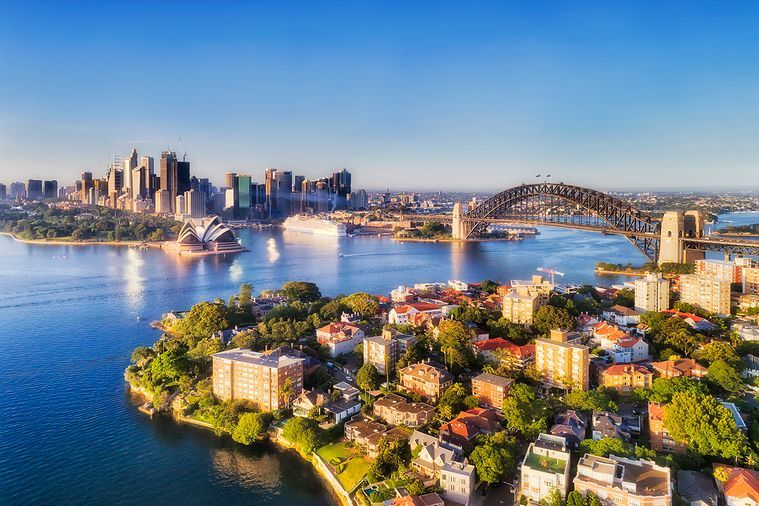
#> input picture Convolution 2D and Histogram Equalization/Convolution 2D/image.jpg, 759 x 506 px
$ python convolution_2D.py
#> lines starting #> are read from the running program, lines starting #| are printed output that depends on the picture
import numpy as np
import cv2
import matplotlib.pyplot as plt


def Convolution_2D(image_path):
#> called with image_path = 'image.jpg'
    image = cv2.imread(image_path, cv2.IMREAD_GRAYSCALE)
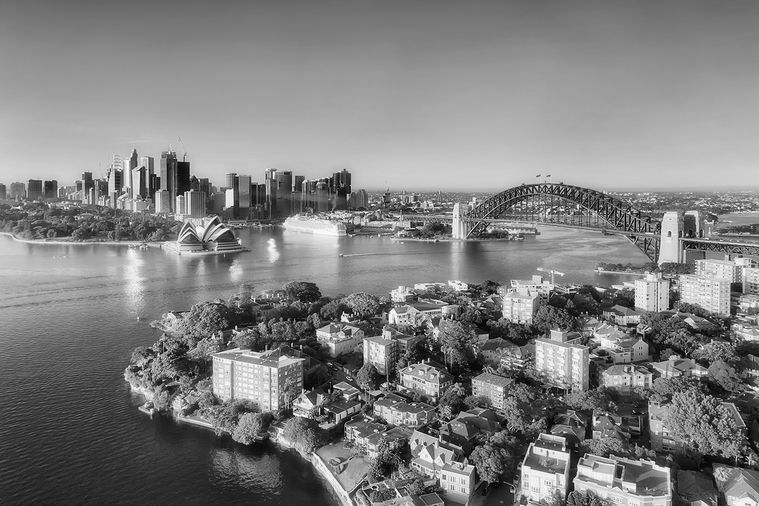
#> image: shape (506, 759); min 0, max 255, mean 127.4

    filters = {
        "Edge Detection": np.array([[-1, -1, -1], [-1, 8, -1], [-1, -1, -1]]),
        "Sharpening": np.array([[0, -1, 0], [-1, 5, -1], [0, -1, 0]]),
        "Emboss": np.array([[-2, -1, 0], [-1, 1, 1], [0, 1, 2]]),
        "Identity": np.array([[0, 0, 0], [0, 1, 0], [0, 0, 0]]),
        "Vertical Detection": np.array([[1, 2, 1], [0, 0, 0], [-1, -2, -1]])
    }

    plt.figure(figsize=(15, 10))

    for filter_name, kernel in filters.items():
        filtered_image = cv2.filter2D(image, -1, kernel)
        result = np.hstack((image, filtered_image))

        plt.imshow(result, cmap='gray')
        plt.title(filter_name)
        plt.axis('off')

        plt.show()
#> this loop made 5 passes
#> pass 1, in Convolution_2D, `filtered_image = cv2.filter2D(image, -1, kernel)`:
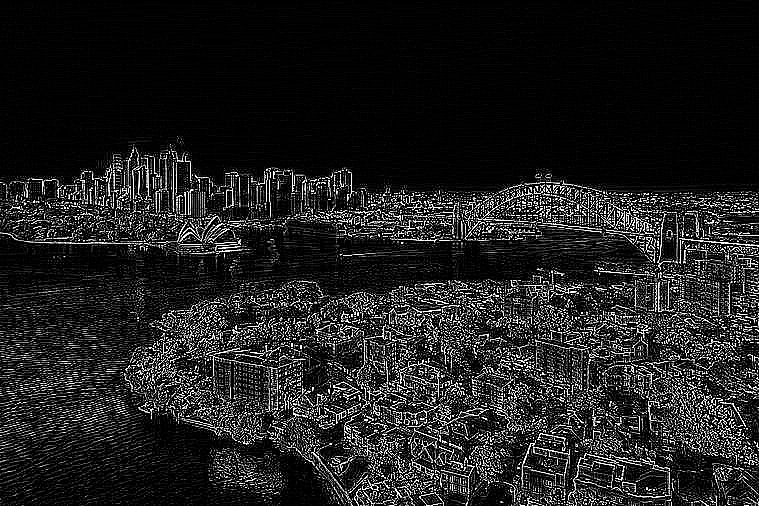
#> filtered_image: shape (506, 759); min 0, max 255, mean 32.8
#> pass 1, in Convolution_2D, `result = np.hstack((image, filtered_image))`:
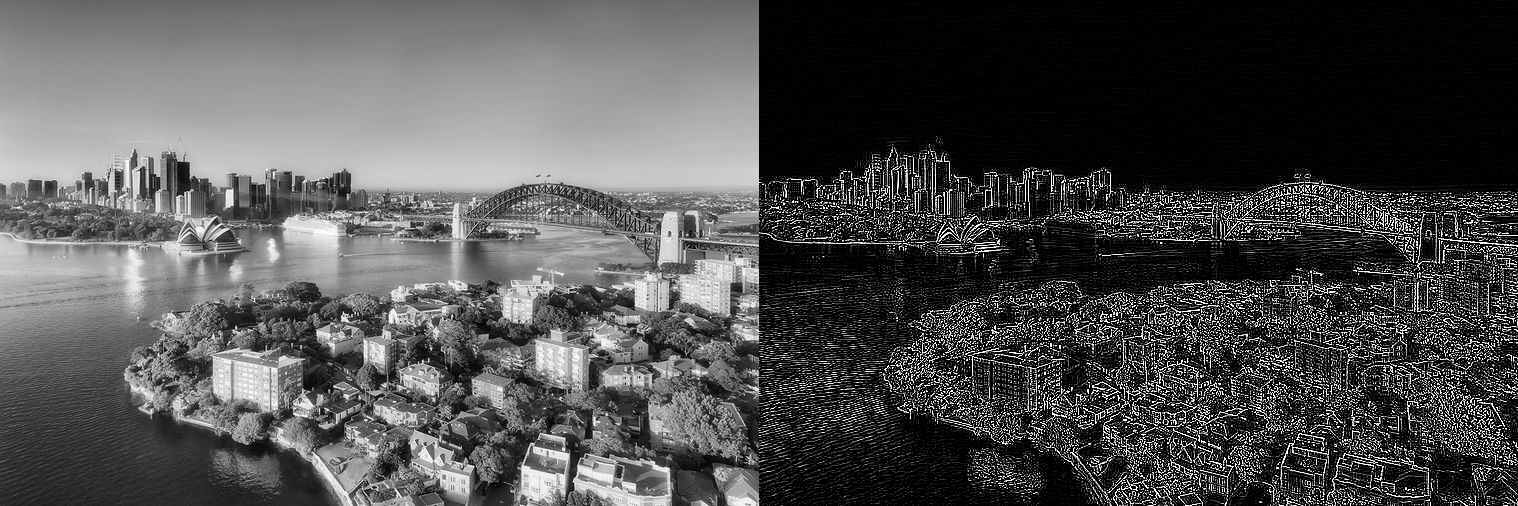
#> result: shape (506, 1518); min 0, max 255, mean 80.1
#> pass 2, in Convolution_2D, `filtered_image = cv2.filter2D(image, -1, kernel)`:
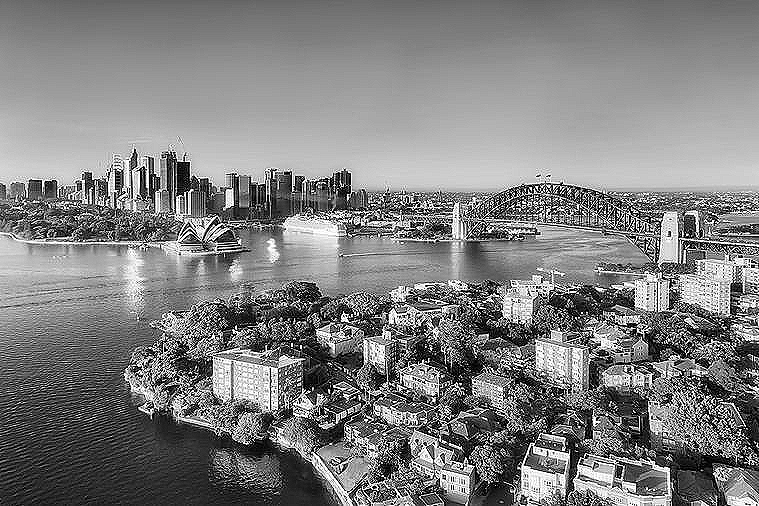
#> filtered_image: shape (506, 759); min 0, max 255, mean 128.3
#> pass 2, in Convolution_2D, `result = np.hstack((image, filtered_image))`:
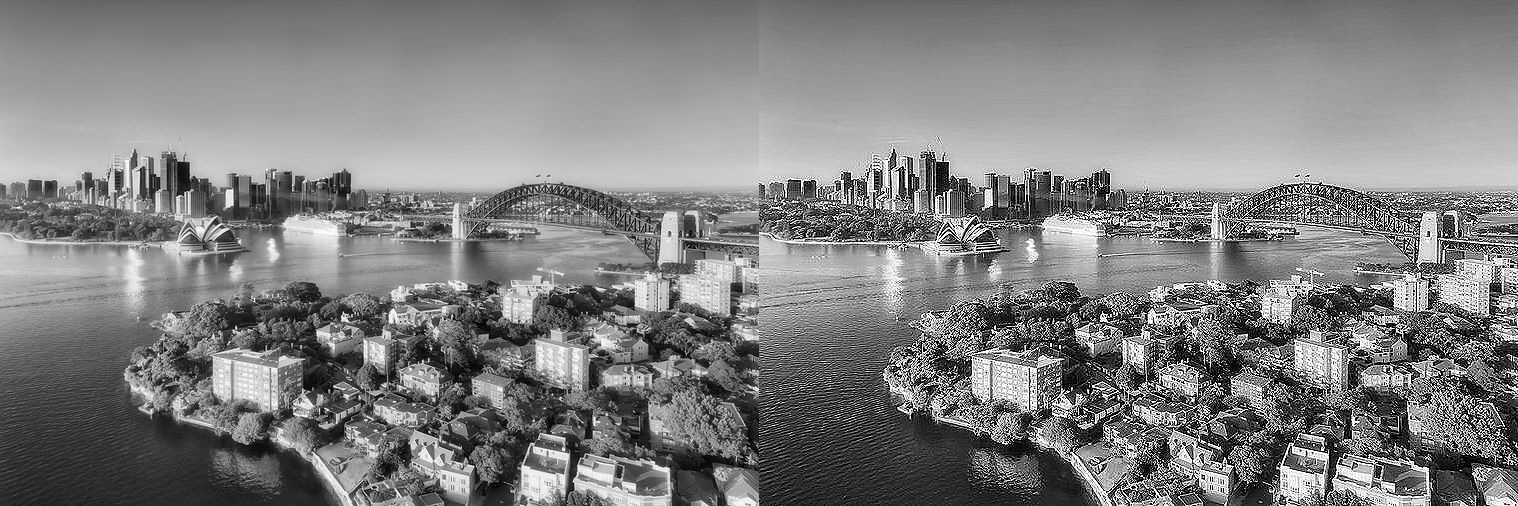
#> result: shape (506, 1518); min 0, max 255, mean 127.8

    return result

result_image = Convolution_2D("image.jpg")
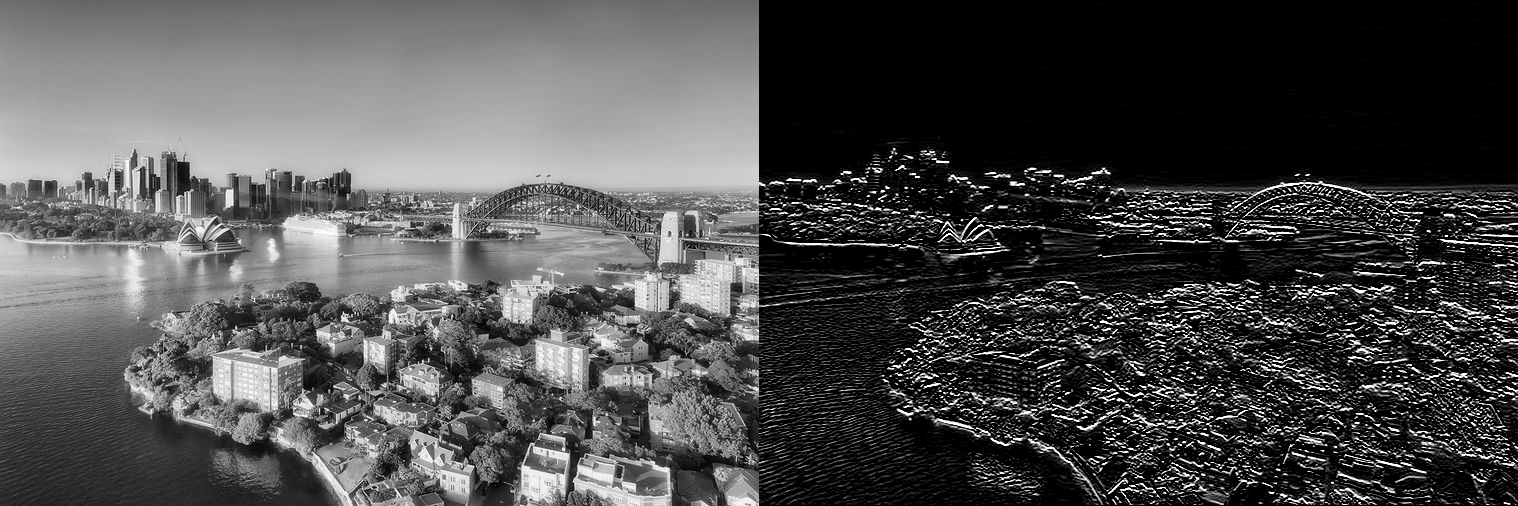
#> result_image: shape (506, 1518); min 0, max 255, mean 77
